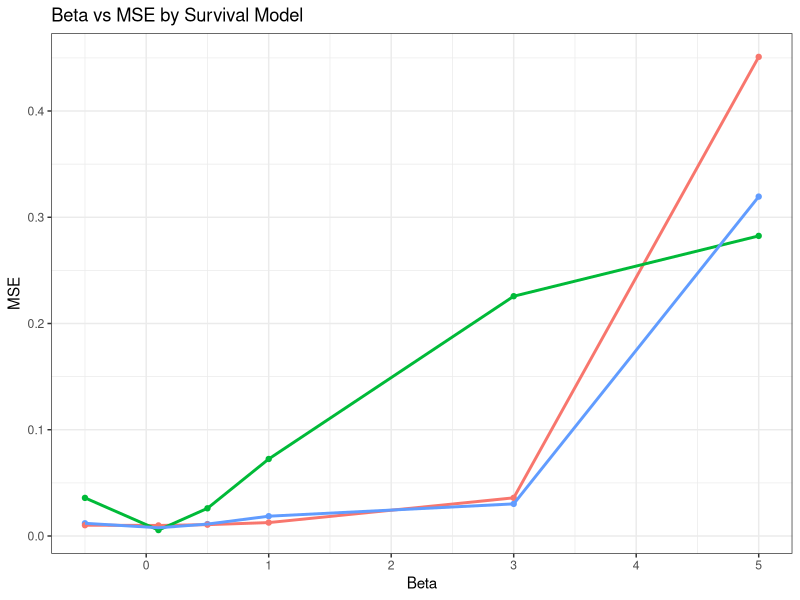
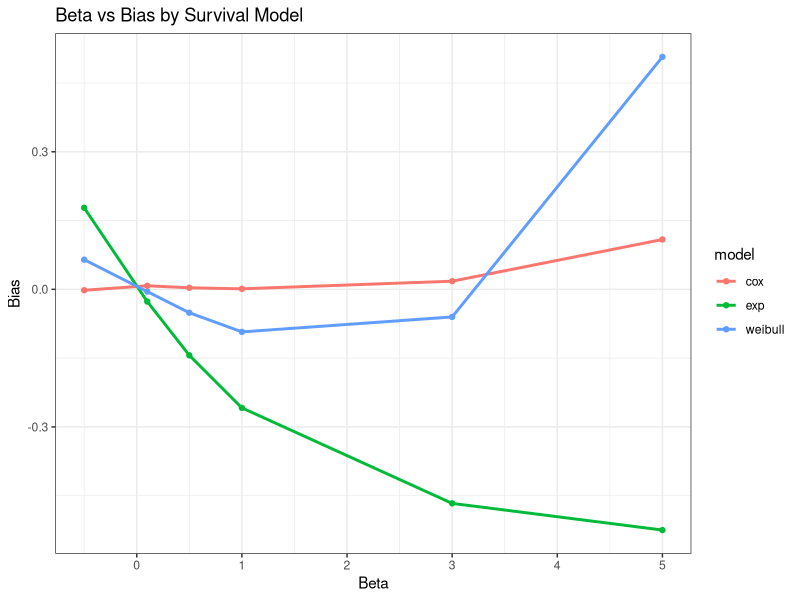
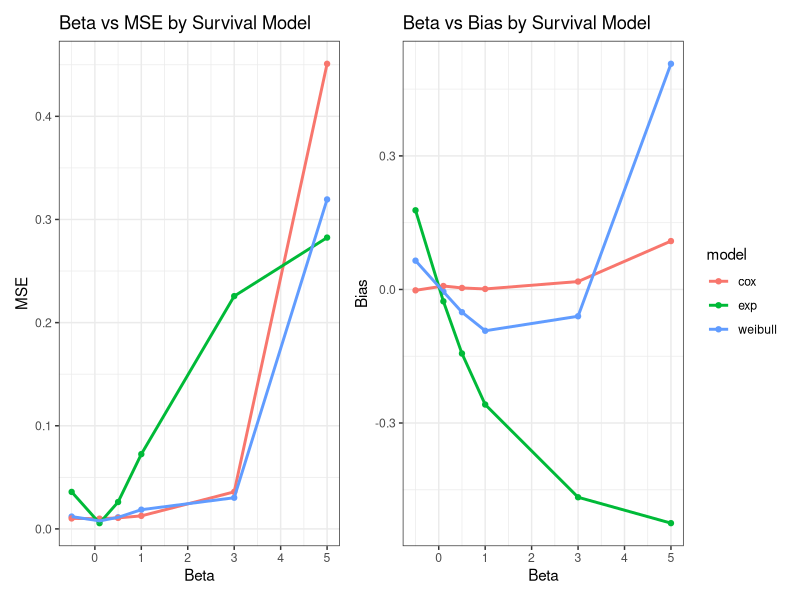
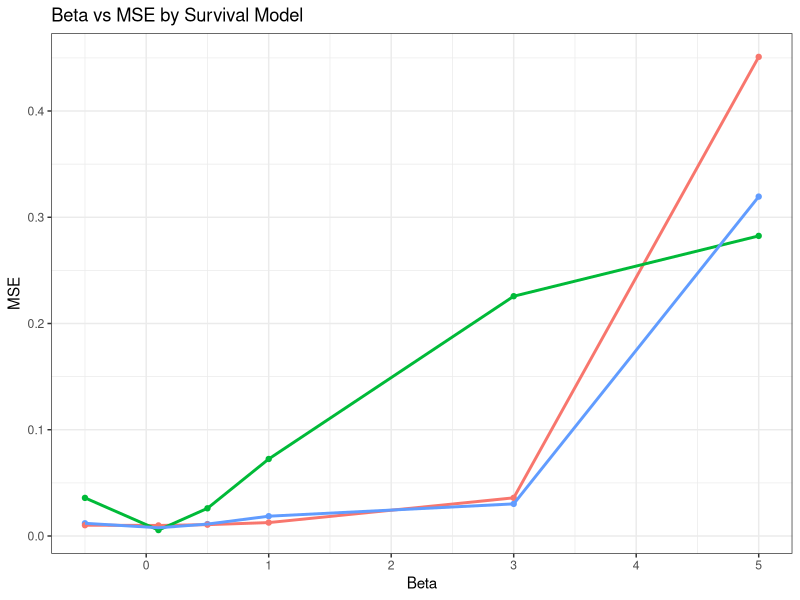
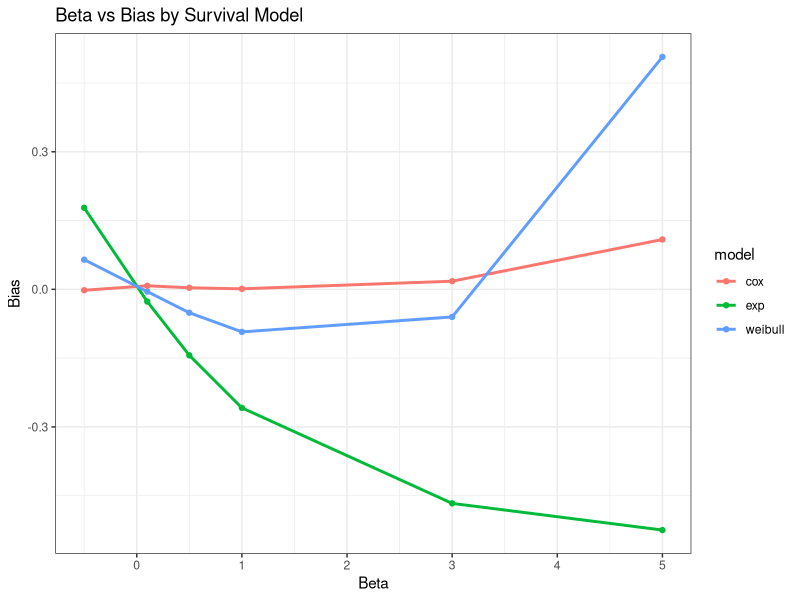
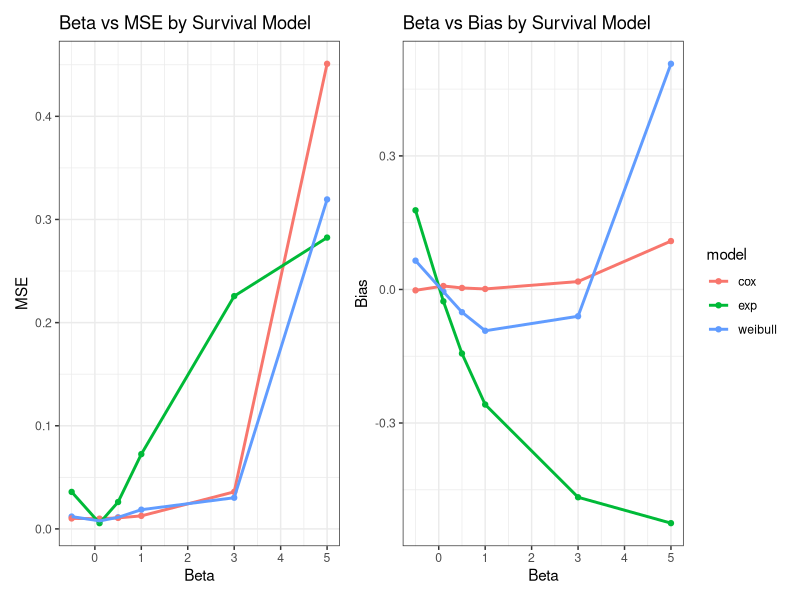
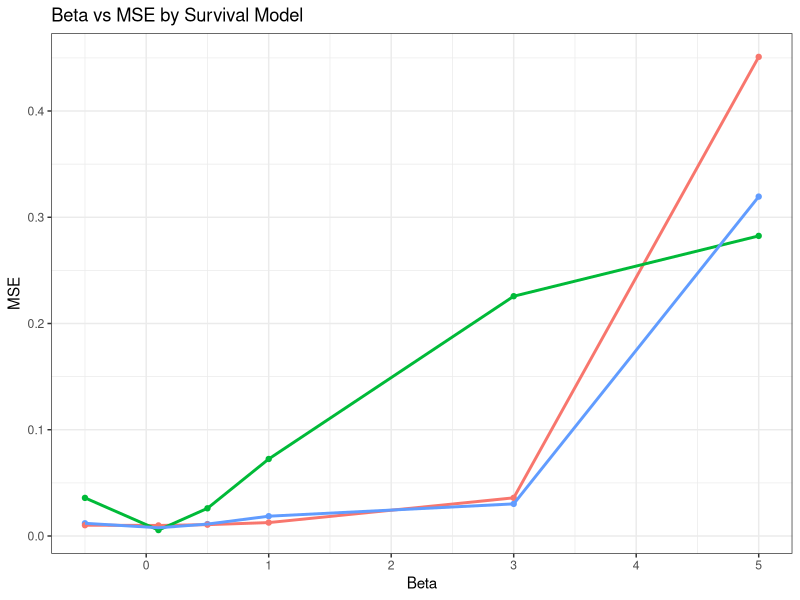
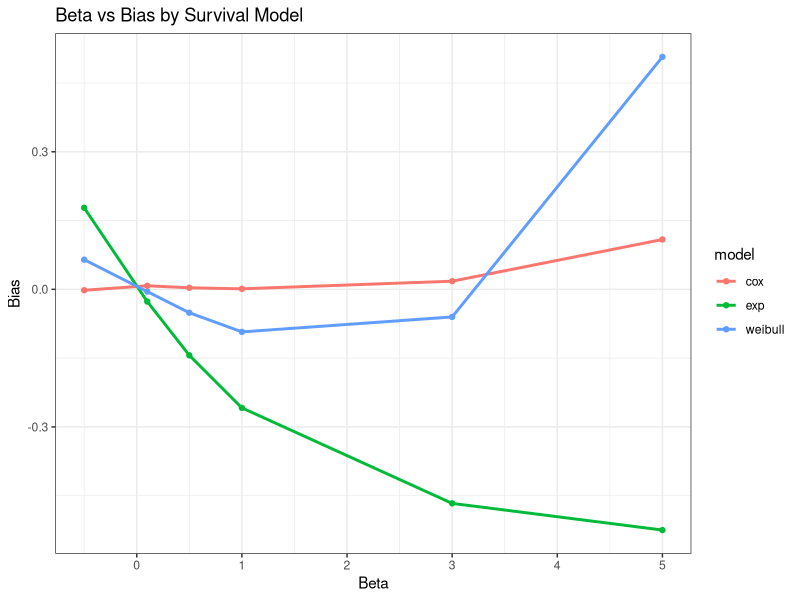

Reproduce these figures in R, in order.
## ---- chunk 1
knitr::opts_chunk$set(echo = TRUE)
## ---- chunk 2
library(survival)
library(tidyverse)
library(gridExtra)
library(patchwork)
library(ggpubr)
## ---- chunk 3
set.seed(2023)
simdata = function(n, distribution,b1,lambda=0.5, gamma=2,alpha=0.5) {
  exponential = function(u, x, lambda, b1) {
    time = -log(u) / (exp(x * b1) * lambda) }  
  weibull = function(u, x, lambda, gamma, b1) {
    time = ( -log(u) / (exp(x * b1) * lambda) ) ^ (1 / gamma) }
  gompertz = function(u, x, lambda, alpha, b1) {
    time = (1/alpha) * log( 1 - (alpha * log(u) / (lambda * exp(b1 * x))) ) }
  x = rbinom(n, 1, 0.5)
  u = runif(n)
  if (distribution == "exponential") {
    time = exponential(u, x, lambda, b1) } 
  else if (distribution == "weibull") {
    time = weibull(u, x, lambda, gamma,b1) }
  else { 
    time = gompertz(u, x, lambda, alpha, b1) } 
  
  time[time < 1/365] = 1/365
  time[time == 1 / 365] = time[time == 1 / 365] + rnorm(length(time[time == 1 / 365]), 0, 1e-4)
  time = abs(time)
  e=as.numeric(time<5)
  time=pmin(time,5)
  
  # data set
  survival_data = data.frame(id=1:n,
                             time = time,
                             x = x,
                             event=e)
}
## ---- chunk 4
set.seed(2023)
simulate = function(sim, n, b1, dist = "gompertz") {
  # Set up coefficient vectors
  exp_beta = rep(NA, sim)
  weibull_beta = rep(NA, sim)
  gompertz_beta = rep(NA, sim)
  
 
    
    for (i in 1:sim) {
      
      data = simdata(n, distribution = dist,b1, 
                           lambda = 0.5, gamma = 2,alpha=0.5)
      
      fit.exponential = survreg(Surv(data$time, data$event) ~ data$x, 
                                dist = "exponential") 
      fit.weibull = survreg(Surv(data$time, data$event) ~ data$x, 
                            dist = "weibull")
      fit.gompertz = coxph(Surv(data$time, data$event) ~ data$x)
      
       
      exp_beta[i] = -fit.exponential$coefficients[-1]
      weibull_beta[i] = -fit.weibull$coefficients[-1] / fit.weibull$scale
      gompertz_beta[i] = fit.gompertz$coefficients[1]
      
    }
    
   
  
  coef = tibble(exp = exp_beta,
                weibull = weibull_beta,
                gompertz=gompertz_beta)
  
  exp_bias = (sum(exp_beta - b1)) / sim 
  weibull_bias = (sum(weibull_beta - b1)) / sim
  gompertz_bias = (sum(gompertz_beta - b1)) / sim
  exp_MSE = (sum((b1 - exp_beta)^2)) / sim
  weibull_MSE = (sum((b1 - weibull_beta)^2)) / sim
  gompertz_MSE = (sum((b1 - gompertz_beta)^2)) / sim
  exp_var=var(exp_beta)
  weibull_var=var(weibull_beta)
  gompertz_var=var(gompertz_beta)
  char = tibble(model = c("exp", "weibull","cox"),
                bias=c(exp_bias,weibull_bias,gompertz_bias),
                mse = c(exp_MSE, weibull_MSE, gompertz_MSE),
                variance=c(exp_var,weibull_var,gompertz_var))
  
  results = list(coef, char)
  names(results) = c("coefficients", "performance")
  return(results)
  }


## ---- chunk 5
set.seed(2023)
sim_beta = 
  tibble(beta = c(-0.5, 0.1, 0.5, 1, 3, 5)) %>% 
  mutate(
    output = map(.x = beta, ~simulate(sim = 1000, n = 400, b1 = .x, 
                                                 dist = "gompertz")$performance),
    
    output = map(.x = output, ~mutate(.x)))
    
## ---- chunk 6
test = sim_beta %>% unnest(output)

## ---- chunk 7
beta_cox_mse=test %>% 
  ggplot(aes(x = beta, y = mse, color = model)) + 
  geom_point() +
  geom_line(size = 1) +
  labs(title = "Beta vs MSE by Survival Model",
       x = "Beta",
       y = "MSE") +
  theme_bw() + 
  theme(legend.position = "none")
beta_cox_mse
## ---- chunk 8
beta_cox_bias=test %>% 
  ggplot(aes(x = beta, y = bias, color = model)) + 
  geom_point() +
  geom_line(size = 1) +
  labs(title = "Beta vs Bias by Survival Model",
       x = "Beta",
       y = "Bias") +
  theme_bw() 

beta_cox_bias
## ---- chunk 9
beta_cox_mse+beta_cox_bias
ggsave(file="results/beta_cox.pdf",width=8,height=5)

## ---- chunk 10
beta_weibull_mse=test %>% 
  ggplot(aes(x = beta, y = mse, color = model)) + 
  geom_point() +
  geom_line(size = 1) +
  labs(title = "Beta vs MSE by Survival Model",
       x = "Beta",
       y = "MSE") +
  theme_bw() + 
  theme(legend.position = "none")
beta_weibull_mse
## ---- chunk 11
beta_weibull_bias=test %>% 
  ggplot(aes(x = beta, y = bias, color = model)) + 
  geom_point() +
  geom_line(size = 1) +
  labs(title = "Beta vs Bias by Survival Model",
       x = "Beta",
       y = "Bias") +
  theme_bw() 

beta_weibull_bias
## ---- chunk 12
beta_weibull_mse+beta_weibull_bias
ggsave(file="results/beta_weibull.pdf",width=8,height=5)

## ---- chunk 13
beta_exp_mse=test %>% 
  ggplot(aes(x = beta, y = mse, color = model)) + 
  geom_point() +
  geom_line(size = 1) +
  labs(title = "Beta vs MSE by Survival Model",
       x = "Beta",
       y = "MSE") +
  theme_bw() + 
  theme(legend.position = "none")
beta_exp_mse
## ---- chunk 14
beta_exp_bias=test %>% 
  ggplot(aes(x = beta, y = bias, color = model)) + 
  geom_point() +
  geom_line(size = 1) +
  labs(title = "Beta vs Bias by Survival Model",
       x = "Beta",
       y = "Bias") +
  theme_bw() 
  

beta_exp_bias
## ---- chunk 15
beta_exp_mse+beta_exp_bias
ggsave(file="results/beta_exp.pdf",width=8,height=5)
